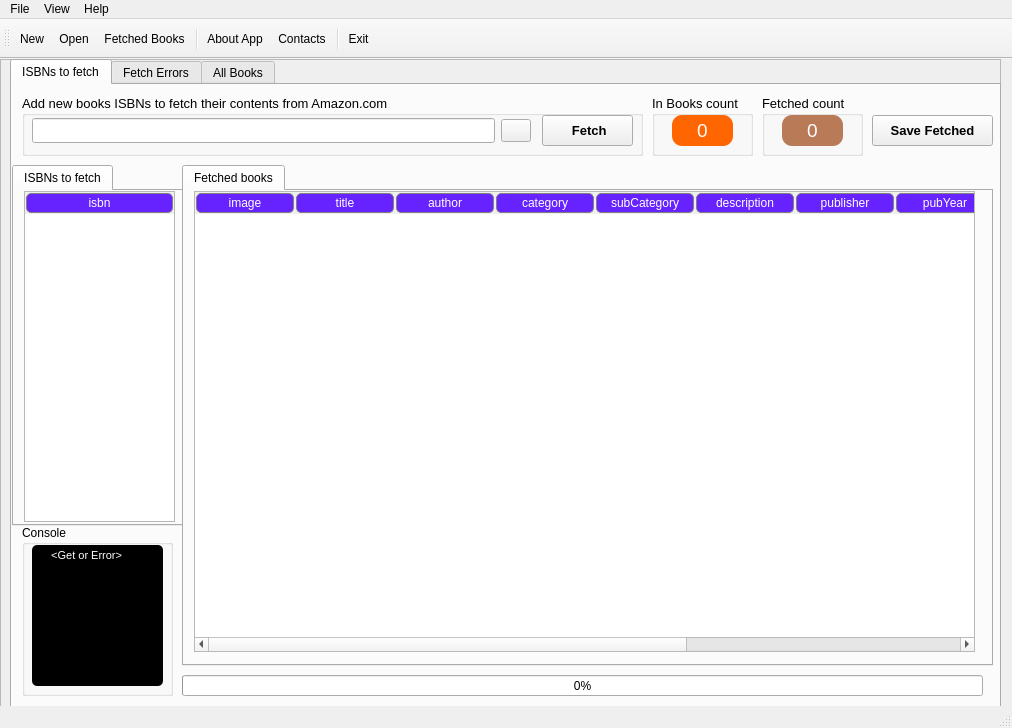
<?xml version="1.0" encoding="UTF-8"?>
<ui version="4.0">
 <class>MainWindow</class>
 <widget class="QMainWindow" name="MainWindow">
  <property name="geometry">
   <rect>
    <x>0</x>
    <y>0</y>
    <width>1012</width>
    <height>728</height>
   </rect>
  </property>
  <property name="sizePolicy">
   <sizepolicy hsizetype="Preferred" vsizetype="Preferred">
    <horstretch>0</horstretch>
    <verstretch>0</verstretch>
   </sizepolicy>
  </property>
  <property name="windowTitle">
   <string>Amazon Books Scraper - Main</string>
  </property>
  <property name="windowIcon">
   <iconset>
    <normaloff>files/app_icon.jpg</normaloff>files/app_icon.jpg</iconset>
  </property>
  <property name="dockOptions">
   <set>QMainWindow::AllowNestedDocks|QMainWindow::AllowTabbedDocks|QMainWindow::AnimatedDocks|QMainWindow::ForceTabbedDocks|QMainWindow::VerticalTabs</set>
  </property>
  <widget class="QWidget" name="centralwidget">
   <widget class="QFrame" name="frame_2">
    <property name="geometry">
     <rect>
      <x>0</x>
      <y>0</y>
      <width>1001</width>
      <height>651</height>
     </rect>
    </property>
    <property name="frameShape">
     <enum>QFrame::StyledPanel</enum>
    </property>
    <property name="frameShadow">
     <enum>QFrame::Raised</enum>
    </property>
    <widget class="QTabWidget" name="main_tabWidget">
     <property name="geometry">
      <rect>
       <x>10</x>
       <y>0</y>
       <width>991</width>
       <height>651</height>
      </rect>
     </property>
     <property name="toolTip">
      <string/>
     </property>
     <property name="styleSheet">
      <string notr="true">;</string>
     </property>
     <property name="currentIndex">
      <number>0</number>
     </property>
     <property name="movable">
      <bool>true</bool>
     </property>
     <widget class="QWidget" name="isbnsFetch_tab">
      <attribute name="title">
       <string>ISBNs to fetch</string>
      </attribute>
      <widget class="QGroupBox" name="groupBox_3">
       <property name="geometry">
        <rect>
         <x>10</x>
         <y>10</y>
         <width>621</width>
         <height>61</height>
        </rect>
       </property>
       <property name="font">
        <font>
         <pointsize>10</pointsize>
         <weight>50</weight>
         <bold>false</bold>
        </font>
       </property>
       <property name="title">
        <string>Add new books ISBNs to fetch their contents from Amazon.com</string>
       </property>
       <widget class="QWidget" name="horizontalLayoutWidget">
        <property name="geometry">
         <rect>
          <x>10</x>
          <y>20</y>
          <width>499</width>
          <height>32</height>
         </rect>
        </property>
        <layout class="QHBoxLayout" name="horizontalLayout">
         <item>
          <widget class="QLineEdit" name="csvFilePath_lineEdit">
           <property name="minimumSize">
            <size>
             <width>0</width>
             <height>25</height>
            </size>
           </property>
          </widget>
         </item>
         <item>
          <widget class="QPushButton" name="openFile_pushButton">
           <property name="maximumSize">
            <size>
             <width>30</width>
             <height>16777215</height>
            </size>
           </property>
           <property name="font">
            <font>
             <pointsize>10</pointsize>
             <weight>75</weight>
             <bold>true</bold>
            </font>
           </property>
           <property name="toolTip">
            <string>Choose CSV file with list of ISBNs to fecth</string>
           </property>
           <property name="statusTip">
            <string>Choose CSV file with list of ISBNs to fecth.</string>
           </property>
           <property name="text">
            <string/>
           </property>
           <property name="icon">
            <iconset>
             <normaloff>files/menuBar_icons/open.png</normaloff>files/menuBar_icons/open.png</iconset>
           </property>
           <property name="iconSize">
            <size>
             <width>20</width>
             <height>20</height>
            </size>
           </property>
           <property name="autoDefault">
            <bool>false</bool>
           </property>
           <property name="flat">
            <bool>false</bool>
           </property>
          </widget>
         </item>
        </layout>
       </widget>
       <widget class="QPushButton" name="fetchInfo_pushButton">
        <property name="geometry">
         <rect>
          <x>520</x>
          <y>20</y>
          <width>91</width>
          <height>31</height>
         </rect>
        </property>
        <property name="font">
         <font>
          <pointsize>10</pointsize>
          <weight>75</weight>
          <bold>true</bold>
         </font>
        </property>
        <property name="toolTip">
         <string>Fetch ISBNs books from Amazon.com</string>
        </property>
        <property name="statusTip">
         <string>Fetch ISBNs books from Amazon.com.</string>
        </property>
        <property name="styleSheet">
         <string notr="true"/>
        </property>
        <property name="text">
         <string> Fetch</string>
        </property>
        <property name="icon">
         <iconset>
          <normaloff>files/pushButtons_icons/fetch.png</normaloff>files/pushButtons_icons/fetch.png</iconset>
        </property>
        <property name="iconSize">
         <size>
          <width>20</width>
          <height>20</height>
         </size>
        </property>
        <property name="autoDefault">
         <bool>false</bool>
        </property>
        <property name="flat">
         <bool>false</bool>
        </property>
       </widget>
      </widget>
      <widget class="QProgressBar" name="progressBar">
       <property name="geometry">
        <rect>
         <x>170</x>
         <y>590</y>
         <width>801</width>
         <height>21</height>
        </rect>
       </property>
       <property name="value">
        <number>0</number>
       </property>
      </widget>
      <widget class="QGroupBox" name="groupBox">
       <property name="geometry">
        <rect>
         <x>10</x>
         <y>440</y>
         <width>151</width>
         <height>171</height>
        </rect>
       </property>
       <property name="title">
        <string>Console</string>
       </property>
       <widget class="QTextEdit" name="console_textEdit">
        <property name="geometry">
         <rect>
          <x>10</x>
          <y>20</y>
          <width>131</width>
          <height>141</height>
         </rect>
        </property>
        <property name="palette">
         <palette>
          <active>
           <colorrole role="Button">
            <brush brushstyle="SolidPattern">
             <color alpha="255">
              <red>0</red>
              <green>0</green>
              <blue>0</blue>
             </color>
            </brush>
           </colorrole>
           <colorrole role="Text">
            <brush brushstyle="SolidPattern">
             <color alpha="255">
              <red>255</red>
              <green>255</green>
              <blue>255</blue>
             </color>
            </brush>
           </colorrole>
           <colorrole role="Base">
            <brush brushstyle="SolidPattern">
             <color alpha="255">
              <red>0</red>
              <green>0</green>
              <blue>0</blue>
             </color>
            </brush>
           </colorrole>
           <colorrole role="Window">
            <brush brushstyle="SolidPattern">
             <color alpha="255">
              <red>0</red>
              <green>0</green>
              <blue>0</blue>
             </color>
            </brush>
           </colorrole>
          </active>
          <inactive>
           <colorrole role="Button">
            <brush brushstyle="SolidPattern">
             <color alpha="255">
              <red>0</red>
              <green>0</green>
              <blue>0</blue>
             </color>
            </brush>
           </colorrole>
           <colorrole role="Text">
            <brush brushstyle="SolidPattern">
             <color alpha="255">
              <red>255</red>
              <green>255</green>
              <blue>255</blue>
             </color>
            </brush>
           </colorrole>
           <colorrole role="Base">
            <brush brushstyle="SolidPattern">
             <color alpha="255">
              <red>0</red>
              <green>0</green>
              <blue>0</blue>
             </color>
            </brush>
           </colorrole>
           <colorrole role="Window">
            <brush brushstyle="SolidPattern">
             <color alpha="255">
              <red>0</red>
              <green>0</green>
              <blue>0</blue>
             </color>
            </brush>
           </colorrole>
          </inactive>
          <disabled>
           <colorrole role="Button">
            <brush brushstyle="SolidPattern">
             <color alpha="255">
              <red>0</red>
              <green>0</green>
              <blue>0</blue>
             </color>
            </brush>
           </colorrole>
           <colorrole role="Text">
            <brush brushstyle="SolidPattern">
             <color alpha="255">
              <red>120</red>
              <green>120</green>
              <blue>120</blue>
             </color>
            </brush>
           </colorrole>
           <colorrole role="Base">
            <brush brushstyle="SolidPattern">
             <color alpha="255">
              <red>0</red>
              <green>0</green>
              <blue>0</blue>
             </color>
            </brush>
           </colorrole>
           <colorrole role="Window">
            <brush brushstyle="SolidPattern">
             <color alpha="255">
              <red>0</red>
              <green>0</green>
              <blue>0</blue>
             </color>
            </brush>
           </colorrole>
          </disabled>
         </palette>
        </property>
        <property name="styleSheet">
         <string notr="true">QTextEdit {background-color:black; border-radius:5px;}</string>
        </property>
        <property name="html">
         <string>&lt;!DOCTYPE HTML PUBLIC &quot;-//W3C//DTD HTML 4.0//EN&quot; &quot;http://www.w3.org/TR/REC-html40/strict.dtd&quot;&gt;
&lt;html&gt;&lt;head&gt;&lt;meta name=&quot;qrichtext&quot; content=&quot;1&quot; /&gt;&lt;style type=&quot;text/css&quot;&gt;
p, li { white-space: pre-wrap; }
&lt;/style&gt;&lt;/head&gt;&lt;body style=&quot; font-family:'MS Shell Dlg 2'; font-size:8.25pt; font-weight:400; font-style:normal;&quot;&gt;
&lt;p style=&quot; margin-top:0px; margin-bottom:0px; margin-left:0px; margin-right:0px; -qt-block-indent:0; text-indent:0px;&quot;&gt;     &amp;lt;Get or Error&amp;gt;&lt;/p&gt;&lt;/body&gt;&lt;/html&gt;</string>
        </property>
       </widget>
      </widget>
      <widget class="QPushButton" name="saveFetched_pushButton">
       <property name="geometry">
        <rect>
         <x>860</x>
         <y>30</y>
         <width>121</width>
         <height>31</height>
        </rect>
       </property>
       <property name="font">
        <font>
         <pointsize>10</pointsize>
         <weight>75</weight>
         <bold>true</bold>
        </font>
       </property>
       <property name="toolTip">
        <string>Save fetched books as CSV file</string>
       </property>
       <property name="statusTip">
        <string>Save fetched books as CSV file.</string>
       </property>
       <property name="text">
        <string>Save Fetched</string>
       </property>
       <property name="icon">
        <iconset>
         <normaloff>files/pushButtons_icons/save_all.png</normaloff>files/pushButtons_icons/save_all.png</iconset>
       </property>
       <property name="iconSize">
        <size>
         <width>20</width>
         <height>20</height>
        </size>
       </property>
      </widget>
      <widget class="QGroupBox" name="groupBox_5">
       <property name="geometry">
        <rect>
         <x>750</x>
         <y>10</y>
         <width>101</width>
         <height>61</height>
        </rect>
       </property>
       <property name="font">
        <font>
         <pointsize>10</pointsize>
         <weight>50</weight>
         <bold>false</bold>
         <underline>false</underline>
        </font>
       </property>
       <property name="title">
        <string>Fetched count</string>
       </property>
       <widget class="QLabel" name="fetchedCount_label">
        <property name="geometry">
         <rect>
          <x>20</x>
          <y>20</y>
          <width>61</width>
          <height>31</height>
         </rect>
        </property>
        <property name="font">
         <font>
          <pointsize>14</pointsize>
         </font>
        </property>
        <property name="toolTip">
         <string>Books which have been fetched.</string>
        </property>
        <property name="styleSheet">
         <string notr="true">background-color: #B97A57; color: white; border-radius:10px;</string>
        </property>
        <property name="text">
         <string>0</string>
        </property>
        <property name="alignment">
         <set>Qt::AlignCenter</set>
        </property>
       </widget>
      </widget>
      <widget class="QTabWidget" name="tabWidget_2">
       <property name="geometry">
        <rect>
         <x>0</x>
         <y>80</y>
         <width>171</width>
         <height>361</height>
        </rect>
       </property>
       <property name="currentIndex">
        <number>0</number>
       </property>
       <widget class="QWidget" name="tab_4">
        <attribute name="title">
         <string>ISBNs to fetch</string>
        </attribute>
        <widget class="QTableWidget" name="isbns_tableWidget">
         <property name="geometry">
          <rect>
           <x>10</x>
           <y>0</y>
           <width>151</width>
           <height>331</height>
          </rect>
         </property>
         <property name="styleSheet">
          <string notr="true">QHeaderView::section
{
spacing: 10px;
background-color:#6622ff;
color: white;
border: 1px solid grey;
border-radius:5px;
margin: 1px;
text-align: right;
font-family: arial;
font-size:12px;
}</string>
         </property>
         <property name="frameShadow">
          <enum>QFrame::Sunken</enum>
         </property>
         <property name="editTriggers">
          <set>QAbstractItemView::NoEditTriggers</set>
         </property>
         <property name="alternatingRowColors">
          <bool>true</bool>
         </property>
         <attribute name="horizontalHeaderStretchLastSection">
          <bool>true</bool>
         </attribute>
         <column>
          <property name="text">
           <string>isbn</string>
          </property>
         </column>
        </widget>
       </widget>
      </widget>
      <widget class="QTabWidget" name="tabWidget_3">
       <property name="geometry">
        <rect>
         <x>170</x>
         <y>80</y>
         <width>811</width>
         <height>501</height>
        </rect>
       </property>
       <widget class="QWidget" name="tab_5">
        <attribute name="title">
         <string>Fetched books</string>
        </attribute>
        <widget class="QTableWidget" name="fetchedBooks_tableWidget">
         <property name="geometry">
          <rect>
           <x>10</x>
           <y>0</y>
           <width>781</width>
           <height>461</height>
          </rect>
         </property>
         <property name="styleSheet">
          <string notr="true">QHeaderView::section
{
spacing: 10px;
background-color:#6622ff;
color: white;
border: 1px solid grey;
border-radius:5px;
margin: 1px;
text-align: right;
font-family: arial;
font-size:12px;
}</string>
         </property>
         <property name="frameShadow">
          <enum>QFrame::Sunken</enum>
         </property>
         <property name="editTriggers">
          <set>QAbstractItemView::NoEditTriggers</set>
         </property>
         <property name="alternatingRowColors">
          <bool>true</bool>
         </property>
         <attribute name="horizontalHeaderStretchLastSection">
          <bool>true</bool>
         </attribute>
         <attribute name="verticalHeaderDefaultSectionSize">
          <number>100</number>
         </attribute>
         <attribute name="verticalHeaderMinimumSectionSize">
          <number>50</number>
         </attribute>
         <column>
          <property name="text">
           <string>image</string>
          </property>
         </column>
         <column>
          <property name="text">
           <string>title</string>
          </property>
         </column>
         <column>
          <property name="text">
           <string>author</string>
          </property>
         </column>
         <column>
          <property name="text">
           <string>category</string>
          </property>
         </column>
         <column>
          <property name="text">
           <string>subCategory</string>
          </property>
         </column>
         <column>
          <property name="text">
           <string>description</string>
          </property>
         </column>
         <column>
          <property name="text">
           <string>publisher</string>
          </property>
         </column>
         <column>
          <property name="text">
           <string>pubYear</string>
          </property>
         </column>
         <column>
          <property name="text">
           <string>language</string>
          </property>
         </column>
         <column>
          <property name="text">
           <string>numPages</string>
          </property>
         </column>
         <column>
          <property name="text">
           <string>isbn</string>
          </property>
         </column>
        </widget>
       </widget>
      </widget>
      <widget class="QGroupBox" name="groupBox_6">
       <property name="geometry">
        <rect>
         <x>640</x>
         <y>10</y>
         <width>101</width>
         <height>61</height>
        </rect>
       </property>
       <property name="font">
        <font>
         <pointsize>10</pointsize>
         <weight>50</weight>
         <bold>false</bold>
         <underline>false</underline>
        </font>
       </property>
       <property name="title">
        <string>In Books count</string>
       </property>
       <widget class="QLabel" name="inBooksCount_label">
        <property name="geometry">
         <rect>
          <x>20</x>
          <y>20</y>
          <width>61</width>
          <height>31</height>
         </rect>
        </property>
        <property name="font">
         <font>
          <pointsize>14</pointsize>
         </font>
        </property>
        <property name="toolTip">
         <string>Books already in the database.</string>
        </property>
        <property name="styleSheet">
         <string notr="true">background-color: #ff6500; color: white; border-radius:10px;</string>
        </property>
        <property name="text">
         <string>0</string>
        </property>
        <property name="alignment">
         <set>Qt::AlignCenter</set>
        </property>
       </widget>
      </widget>
     </widget>
     <widget class="QWidget" name="fetchErros_tab">
      <attribute name="title">
       <string>Fetch Errors</string>
      </attribute>
      <widget class="QTableWidget" name="errorsFetch_tableWidget">
       <property name="geometry">
        <rect>
         <x>10</x>
         <y>10</y>
         <width>821</width>
         <height>591</height>
        </rect>
       </property>
       <property name="contextMenuPolicy">
        <enum>Qt::DefaultContextMenu</enum>
       </property>
       <property name="styleSheet">
        <string notr="true">QHeaderView::section
{
spacing: 10px;
background-color:#6622ff;
color: white;
border: 1px solid grey;
border-radius:5px;
margin: 1px;
text-align: right;
font-family: arial;
font-size:12px;
}</string>
       </property>
       <property name="frameShadow">
        <enum>QFrame::Sunken</enum>
       </property>
       <property name="editTriggers">
        <set>QAbstractItemView::NoEditTriggers</set>
       </property>
       <property name="alternatingRowColors">
        <bool>true</bool>
       </property>
       <property name="textElideMode">
        <enum>Qt::ElideLeft</enum>
       </property>
       <attribute name="horizontalHeaderStretchLastSection">
        <bool>true</bool>
       </attribute>
       <attribute name="verticalHeaderMinimumSectionSize">
        <number>23</number>
       </attribute>
       <column>
        <property name="text">
         <string>isbn</string>
        </property>
       </column>
       <column>
        <property name="text">
         <string>error</string>
        </property>
       </column>
      </widget>
      <widget class="QPushButton" name="clearErrors_pushButton">
       <property name="geometry">
        <rect>
         <x>840</x>
         <y>110</y>
         <width>141</width>
         <height>31</height>
        </rect>
       </property>
       <property name="font">
        <font>
         <pointsize>10</pointsize>
         <weight>75</weight>
         <bold>true</bold>
        </font>
       </property>
       <property name="toolTip">
        <string>Delete all errors records from database</string>
       </property>
       <property name="statusTip">
        <string>Delete all errors records from database.</string>
       </property>
       <property name="text">
        <string>Clear All</string>
       </property>
       <property name="icon">
        <iconset>
         <normaloff>files/pushButtons_icons/trash.png</normaloff>files/pushButtons_icons/trash.png</iconset>
       </property>
       <property name="iconSize">
        <size>
         <width>20</width>
         <height>20</height>
        </size>
       </property>
      </widget>
      <widget class="QPushButton" name="saveLogsErrors_pushButton">
       <property name="geometry">
        <rect>
         <x>840</x>
         <y>150</y>
         <width>141</width>
         <height>31</height>
        </rect>
       </property>
       <property name="font">
        <font>
         <pointsize>10</pointsize>
         <weight>75</weight>
         <bold>true</bold>
        </font>
       </property>
       <property name="toolTip">
        <string>Save all errors log as CSV file</string>
       </property>
       <property name="statusTip">
        <string>Save all errors log as CSV file.</string>
       </property>
       <property name="text">
        <string>Save Logs</string>
       </property>
       <property name="icon">
        <iconset>
         <normaloff>files/pushButtons_icons/save.png</normaloff>files/pushButtons_icons/save.png</iconset>
       </property>
       <property name="iconSize">
        <size>
         <width>20</width>
         <height>20</height>
        </size>
       </property>
      </widget>
      <widget class="QGroupBox" name="groupBox_4">
       <property name="geometry">
        <rect>
         <x>850</x>
         <y>20</y>
         <width>121</width>
         <height>61</height>
        </rect>
       </property>
       <property name="font">
        <font>
         <pointsize>10</pointsize>
         <weight>50</weight>
         <bold>false</bold>
         <underline>false</underline>
        </font>
       </property>
       <property name="title">
        <string>Errors count</string>
       </property>
       <widget class="QLabel" name="errorsCount_label">
        <property name="geometry">
         <rect>
          <x>30</x>
          <y>20</y>
          <width>61</width>
          <height>31</height>
         </rect>
        </property>
        <property name="font">
         <font>
          <pointsize>14</pointsize>
         </font>
        </property>
        <property name="styleSheet">
         <string notr="true">background-color: #FF2233; color: white; border-radius:10px;</string>
        </property>
        <property name="text">
         <string>0</string>
        </property>
        <property name="alignment">
         <set>Qt::AlignCenter</set>
        </property>
       </widget>
      </widget>
     </widget>
     <widget class="QWidget" name="allBooks_tab">
      <attribute name="title">
       <string>All Books</string>
      </attribute>
      <widget class="QTableWidget" name="books_tableWidget">
       <property name="geometry">
        <rect>
         <x>10</x>
         <y>10</y>
         <width>821</width>
         <height>591</height>
        </rect>
       </property>
       <property name="styleSheet">
        <string notr="true">QHeaderView::section
{
spacing: 10px;
background-color:#6622ff;
color: white;
border: 1px solid grey;
border-radius:5px;
margin: 1px;
text-align: right;
font-family: arial;
font-size:12px;
}</string>
       </property>
       <property name="frameShadow">
        <enum>QFrame::Sunken</enum>
       </property>
       <property name="editTriggers">
        <set>QAbstractItemView::NoEditTriggers</set>
       </property>
       <property name="alternatingRowColors">
        <bool>true</bool>
       </property>
       <attribute name="horizontalHeaderStretchLastSection">
        <bool>true</bool>
       </attribute>
       <attribute name="verticalHeaderDefaultSectionSize">
        <number>100</number>
       </attribute>
       <attribute name="verticalHeaderMinimumSectionSize">
        <number>50</number>
       </attribute>
       <column>
        <property name="text">
         <string>image</string>
        </property>
       </column>
       <column>
        <property name="text">
         <string>title</string>
        </property>
       </column>
       <column>
        <property name="text">
         <string>author</string>
        </property>
       </column>
       <column>
        <property name="text">
         <string>category</string>
        </property>
       </column>
       <column>
        <property name="text">
         <string>subCategory</string>
        </property>
       </column>
       <column>
        <property name="text">
         <string>description</string>
        </property>
       </column>
       <column>
        <property name="text">
         <string>publisher</string>
        </property>
       </column>
       <column>
        <property name="text">
         <string>pubYear</string>
        </property>
       </column>
       <column>
        <property name="text">
         <string>language</string>
        </property>
       </column>
       <column>
        <property name="text">
         <string>numPages</string>
        </property>
       </column>
       <column>
        <property name="text">
         <string>isbn</string>
        </property>
       </column>
      </widget>
      <widget class="QPushButton" name="saveCSV_pushButton">
       <property name="geometry">
        <rect>
         <x>840</x>
         <y>110</y>
         <width>141</width>
         <height>31</height>
        </rect>
       </property>
       <property name="font">
        <font>
         <pointsize>10</pointsize>
         <weight>75</weight>
         <bold>true</bold>
        </font>
       </property>
       <property name="toolTip">
        <string>Save all books as CSV file</string>
       </property>
       <property name="statusTip">
        <string>Save all books as CSV file.</string>
       </property>
       <property name="styleSheet">
        <string notr="true"/>
       </property>
       <property name="text">
        <string>Save Books CSV</string>
       </property>
       <property name="icon">
        <iconset>
         <normaloff>files/pushButtons_icons/save_all.png</normaloff>files/pushButtons_icons/save_all.png</iconset>
       </property>
       <property name="iconSize">
        <size>
         <width>20</width>
         <height>20</height>
        </size>
       </property>
       <property name="autoDefault">
        <bool>false</bool>
       </property>
       <property name="flat">
        <bool>false</bool>
       </property>
      </widget>
      <widget class="QGroupBox" name="groupBox_2">
       <property name="geometry">
        <rect>
         <x>850</x>
         <y>20</y>
         <width>121</width>
         <height>61</height>
        </rect>
       </property>
       <property name="font">
        <font>
         <pointsize>10</pointsize>
         <weight>50</weight>
         <bold>false</bold>
         <underline>false</underline>
        </font>
       </property>
       <property name="title">
        <string>Books count</string>
       </property>
       <widget class="QLabel" name="booksCount_label">
        <property name="geometry">
         <rect>
          <x>30</x>
          <y>20</y>
          <width>61</width>
          <height>31</height>
         </rect>
        </property>
        <property name="font">
         <font>
          <pointsize>14</pointsize>
         </font>
        </property>
        <property name="styleSheet">
         <string notr="true">background-color: #FF6B1B; color: white; border-radius:10px;</string>
        </property>
        <property name="text">
         <string>0</string>
        </property>
        <property name="alignment">
         <set>Qt::AlignCenter</set>
        </property>
       </widget>
      </widget>
      <widget class="QPushButton" name="plot_pushButton">
       <property name="geometry">
        <rect>
         <x>840</x>
         <y>300</y>
         <width>141</width>
         <height>91</height>
        </rect>
       </property>
       <property name="toolTip">
        <string>Show Number of Books Published Per Year</string>
       </property>
       <property name="statusTip">
        <string>Show Number of Books Published Per Year.</string>
       </property>
       <property name="text">
        <string/>
       </property>
       <property name="icon">
        <iconset>
         <normaloff>files/bar_chart_icon.png</normaloff>files/bar_chart_icon.png</iconset>
       </property>
       <property name="iconSize">
        <size>
         <width>128</width>
         <height>128</height>
        </size>
       </property>
      </widget>
      <widget class="QLabel" name="label">
       <property name="geometry">
        <rect>
         <x>850</x>
         <y>260</y>
         <width>121</width>
         <height>41</height>
        </rect>
       </property>
       <property name="font">
        <font>
         <pointsize>10</pointsize>
        </font>
       </property>
       <property name="toolTip">
        <string/>
       </property>
       <property name="statusTip">
        <string/>
       </property>
       <property name="text">
        <string>Number of Books Published Per Year</string>
       </property>
       <property name="alignment">
        <set>Qt::AlignCenter</set>
       </property>
       <property name="wordWrap">
        <bool>true</bool>
       </property>
      </widget>
     </widget>
    </widget>
   </widget>
  </widget>
  <widget class="QMenuBar" name="menubar">
   <property name="geometry">
    <rect>
     <x>0</x>
     <y>0</y>
     <width>1012</width>
     <height>21</height>
    </rect>
   </property>
   <widget class="QMenu" name="menuFile">
    <property name="title">
     <string>File</string>
    </property>
    <widget class="QMenu" name="menuSave">
     <property name="title">
      <string>Save</string>
     </property>
     <property name="icon">
      <iconset>
       <normaloff>files/menuBar_icons/save.png</normaloff>files/menuBar_icons/save.png</iconset>
     </property>
     <addaction name="actionSave_FetchedBooks"/>
     <addaction name="actionSave_AllBooks"/>
    </widget>
    <addaction name="actionNew"/>
    <addaction name="actionOpen"/>
    <addaction name="menuSave"/>
    <addaction name="actionExit"/>
    <addaction name="separator"/>
   </widget>
   <widget class="QMenu" name="menuView">
    <property name="title">
     <string>View</string>
    </property>
    <addaction name="separator"/>
    <addaction name="actionISBNs_to_fetch"/>
    <addaction name="actionFetch_Errors"/>
    <addaction name="actionAll_Books"/>
   </widget>
   <widget class="QMenu" name="menuAbout">
    <property name="title">
     <string>Help</string>
    </property>
    <addaction name="separator"/>
    <addaction name="actionAbout_App"/>
    <addaction name="actionContacts"/>
   </widget>
   <addaction name="menuFile"/>
   <addaction name="menuView"/>
   <addaction name="menuAbout"/>
  </widget>
  <widget class="QStatusBar" name="statusbar"/>
  <widget class="QToolBar" name="toolBar">
   <property name="minimumSize">
    <size>
     <width>0</width>
     <height>40</height>
    </size>
   </property>
   <property name="windowTitle">
    <string>toolBar</string>
   </property>
   <property name="statusTip">
    <string/>
   </property>
   <attribute name="toolBarArea">
    <enum>TopToolBarArea</enum>
   </attribute>
   <attribute name="toolBarBreak">
    <bool>false</bool>
   </attribute>
   <addaction name="actionNew"/>
   <addaction name="actionOpen"/>
   <addaction name="actionSave_FetchedBooks"/>
   <addaction name="separator"/>
   <addaction name="actionAbout_App"/>
   <addaction name="actionContacts"/>
   <addaction name="separator"/>
   <addaction name="actionExit"/>
  </widget>
  <action name="actionNew">
   <property name="icon">
    <iconset>
     <normaloff>files/menuBar_icons/new.png</normaloff>files/menuBar_icons/new.png</iconset>
   </property>
   <property name="text">
    <string>New</string>
   </property>
   <property name="toolTip">
    <string>New workspace</string>
   </property>
   <property name="statusTip">
    <string>Clear all show info for a new workspace.</string>
   </property>
   <property name="shortcut">
    <string>Ctrl+N</string>
   </property>
  </action>
  <action name="actionOpen">
   <property name="icon">
    <iconset>
     <normaloff>files/menuBar_icons/open.png</normaloff>files/menuBar_icons/open.png</iconset>
   </property>
   <property name="text">
    <string>Open</string>
   </property>
   <property name="statusTip">
    <string>Open CSV file that contains books ISBNs to be fetched.</string>
   </property>
   <property name="shortcut">
    <string>Ctrl+O</string>
   </property>
  </action>
  <action name="actionExit">
   <property name="icon">
    <iconset>
     <normaloff>files/menuBar_icons/close.png</normaloff>files/menuBar_icons/close.png</iconset>
   </property>
   <property name="text">
    <string>Exit</string>
   </property>
   <property name="statusTip">
    <string>Close the application.</string>
   </property>
  </action>
  <action name="actionISBNs_to_fetch">
   <property name="icon">
    <iconset>
     <normaloff>files/pushButtons_icons/fetch.png</normaloff>files/pushButtons_icons/fetch.png</iconset>
   </property>
   <property name="text">
    <string>ISBNs to fetch</string>
   </property>
   <property name="statusTip">
    <string>Show ISBNs to fetch Tab.</string>
   </property>
  </action>
  <action name="actionFetch_Errors">
   <property name="icon">
    <iconset>
     <normaloff>files/menuBar_icons/fetchErrors.png</normaloff>files/menuBar_icons/fetchErrors.png</iconset>
   </property>
   <property name="text">
    <string>Fetch Errors</string>
   </property>
   <property name="statusTip">
    <string>Show Fetch Errors Tab.</string>
   </property>
  </action>
  <action name="actionAll_Books">
   <property name="icon">
    <iconset>
     <normaloff>files/menuContext_icons/books.png</normaloff>files/menuContext_icons/books.png</iconset>
   </property>
   <property name="text">
    <string>All Books</string>
   </property>
   <property name="statusTip">
    <string>Show All Books Tab.</string>
   </property>
  </action>
  <action name="actionAbout_App">
   <property name="icon">
    <iconset>
     <normaloff>files/menuBar_icons/about.png</normaloff>files/menuBar_icons/about.png</iconset>
   </property>
   <property name="text">
    <string>About App</string>
   </property>
   <property name="statusTip">
    <string>Show About Dialog.</string>
   </property>
  </action>
  <action name="actionContacts">
   <property name="icon">
    <iconset>
     <normaloff>files/menuBar_icons/contacts.png</normaloff>files/menuBar_icons/contacts.png</iconset>
   </property>
   <property name="text">
    <string>Contacts</string>
   </property>
   <property name="statusTip">
    <string>Show Contacts Dialog.</string>
   </property>
  </action>
  <action name="actionSave_FetchedBooks">
   <property name="icon">
    <iconset>
     <normaloff>files/pushButtons_icons/fetch.png</normaloff>files/pushButtons_icons/fetch.png</iconset>
   </property>
   <property name="text">
    <string>Fetched Books</string>
   </property>
   <property name="statusTip">
    <string>Save already fetched books.</string>
   </property>
   <property name="shortcut">
    <string>Ctrl+S</string>
   </property>
  </action>
  <action name="actionSave_AllBooks">
   <property name="icon">
    <iconset>
     <normaloff>files/menuContext_icons/books.png</normaloff>files/menuContext_icons/books.png</iconset>
   </property>
   <property name="text">
    <string>All Books</string>
   </property>
   <property name="statusTip">
    <string>Save all books.</string>
   </property>
   <property name="shortcut">
    <string>Ctrl+Shift+S</string>
   </property>
  </action>
 </widget>
 <resources/>
 <connections/>
</ui>
